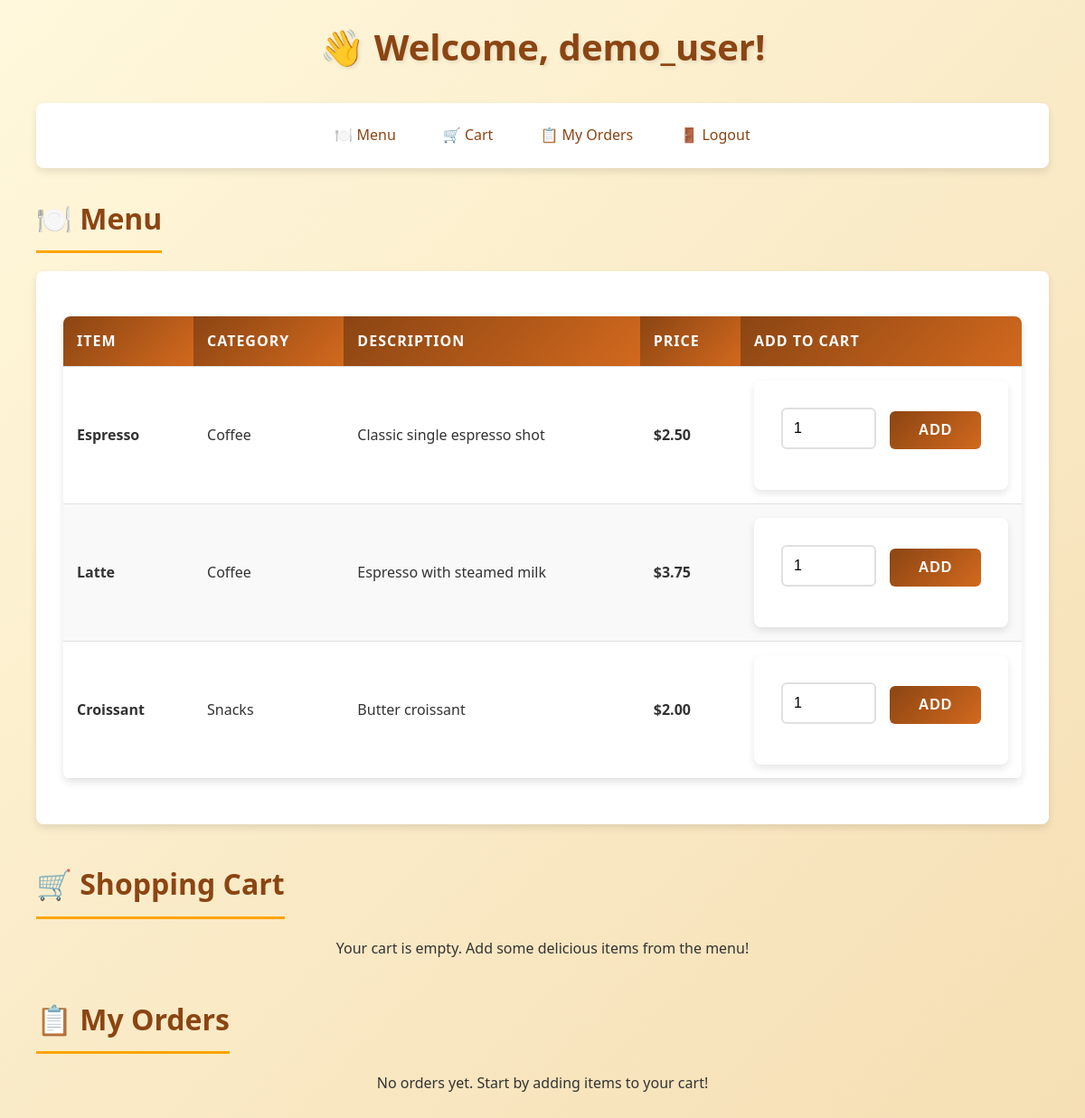
/user/dashboard.php (signed in), run on the app's committed database.
### tables this page shows
CREATE TABLE menu_items (
    id INT AUTO_INCREMENT PRIMARY KEY,
    category_id INT,
    name VARCHAR(100) NOT NULL,
    description TEXT,
    price DECIMAL(10,2) NOT NULL DEFAULT 0,
    FOREIGN KEY (category_id) REFERENCES categories(id)
);

CREATE TABLE categories (
    id INT AUTO_INCREMENT PRIMARY KEY,
    name VARCHAR(100) NOT NULL,
    description TEXT
);

### user/dashboard.php (the view, shortened to what this page needs)
<?php
global $conn;
$username = $_SESSION['username'] ?? 'Guest';
$userFullname = $_SESSION['fullname'] ?? $username;
$menuItems = [];
$result = $conn->query(
    'SELECT m.id, m.name, m.description, m.price, c.name AS category
     FROM menu_items m
     LEFT JOIN categories c ON m.category_id = c.id
     ORDER BY c.name, m.name'
);
if ($result) {
    while ($row = $result->fetch_assoc()) {
        $menuItems[] = $row;
    }
}
$cartItems = [];
$orderHistory = [];
?>
<!DOCTYPE html>
<html lang="en">
<head>
    <link rel="stylesheet" href="../style.css">
</head>
<body>
    <div class="container">
        <h1>👋 Welcome, <?= htmlspecialchars($userFullname, ENT_QUOTES); ?>!</h1>
        <div class="nav">
            <a href="#menu">🍽️ Menu</a>
            <a href="#cart">🛒 Cart</a>
            <a href="#orders">📋 My Orders</a>
            <a href="logout.php">🚪 Logout</a>
        </div>
        <section id="menu">
            <h2>🍽️ Menu</h2>
            <?php if (empty($menuItems)): ?>
                <p class="text-center">No menu items available at the moment.</p>
            <?php else: ?>
                <div class="card">
                    <table>
                        <thead>
                            <tr>
                                <th>Item</th>
                                <th>Category</th>
                                <th>Description</th>
                                <th>Price</th>
                                <th>Add to Cart</th>
                            </tr>
                        </thead>
                        <tbody>
                            <?php foreach ($menuItems as $item): ?>
                                <tr>
                                    <td><strong><?= htmlspecialchars($item['name'], ENT_QUOTES); ?></strong></td>
                                    <td><?= htmlspecialchars($item['category'] ?? 'Uncategorized', ENT_QUOTES); ?></td>
                                    <td><?= htmlspecialchars($item['description'] ?? '', ENT_QUOTES); ?></td>
                                    <td><strong>$<?= number_format((float) $item['price'], 2); ?></strong></td>
                                    <td>
                                        <form method="post" class="form-row">
                                            <input type="number" name="quantity" value="1" min="1" max="10" style="width: 60px;">
                                            <button type="submit">Add</button>
                                        </form>
                                    </td>
                                </tr>
                            <?php endforeach; ?>
                        </tbody>
                    </table>
                </div>
            <?php endif; ?>
        </section>
        <section id="cart">
            <h2>🛒 Shopping Cart</h2>
            <?php if (empty($cartItems)): ?>
                <p class="text-center">Your cart is empty. Add some delicious items from the menu!</p>
            <?php endif; ?>
        </section>
        <section id="orders">
            <h2>📋 My Orders</h2>
            <?php if (empty($orderHistory)): ?>
                <p class="text-center">No orders yet. Start by adding items to your cart!</p>
            <?php endif; ?>
        </section>
    </div>
</body>
</html>

### style.css (style rules this page uses)
:root { --primary-color: #8B4513; --secondary-color: #FFA500; --accent-color: #D2691E; --light-bg: #FFF8DC; --dark-bg: #F5DEB3; --text-color: #333; --light-text: #fff; --error-color: #DC143C; --success-color: #228B22; --shadow: 0 4px 8px rgba(0, 0, 0, 0.1); --border-radius: 8px; --transition: all 0.3s ease; }
* { box-sizing: border-box; margin: 0; padding: 0; }
body { font-family: 'Segoe UI', Tahoma, Geneva, Verdana, sans-serif; line-height: 1.6; color: var(--text-color); background: linear-gradient(135deg, var(--light-bg) 0%, var(--dark-bg) 100%); min-height: 100vh; padding: 20px; }
h1, h2, h3 { color: var(--primary-color); margin-bottom: 20px; text-align: center; font-weight: 600; }
h1 { font-size: 2.5rem; margin-bottom: 30px; text-shadow: 2px 2px 4px rgba(0, 0, 0, 0.1); }
h2 { font-size: 2rem; margin-bottom: 20px; }
.container { max-width: 1200px; margin: 0 auto; padding: 0 20px; }
.card { background: var(--light-text); border-radius: var(--border-radius); box-shadow: var(--shadow); padding: 30px; margin-bottom: 30px; transition: var(--transition); }
form { background: var(--light-text); padding: 30px; border-radius: var(--border-radius); box-shadow: var(--shadow); transition: var(--transition); }
input, textarea, select, button { width: 100%; padding: 12px; margin-bottom: 15px; border: 2px solid #e0e0e0; border-radius: 6px; font-size: 1rem; transition: var(--transition); }
button { background: linear-gradient(135deg, var(--primary-color), var(--accent-color)); color: var(--light-text); cursor: pointer; border: none; font-weight: 600; text-transform: uppercase; letter-spacing: 1px; transition: var(--transition); }
.nav { background: var(--light-text); padding: 15px 20px; border-radius: var(--border-radius); box-shadow: var(--shadow); margin-bottom: 30px; display: flex; justify-content: center; flex-wrap: wrap; gap: 20px; }
.nav a { color: var(--primary-color); text-decoration: none; font-weight: 500; padding: 8px 16px; border-radius: 20px; transition: var(--transition); position: relative; }
.nav a::after { content: ''; position: absolute; bottom: 0; left: 50%; width: 0; height: 2px; background: var(--secondary-color); transition: var(--transition); transform: translateX(-50%); }
table { width: 100%; border-collapse: collapse; margin: 20px 0; background: var(--light-text); border-radius: var(--border-radius); overflow: hidden; box-shadow: var(--shadow); }
th, td { padding: 15px; text-align: left; border-bottom: 1px solid #e0e0e0; }
th { background: linear-gradient(135deg, var(--primary-color), var(--accent-color)); color: var(--light-text); font-weight: 600; text-transform: uppercase; letter-spacing: 1px; }
tbody tr:nth-child(even) { background: #f9f9f9; }
section { margin-bottom: 40px; }
section h2 { border-bottom: 3px solid var(--secondary-color); padding-bottom: 10px; display: inline-block; }
.form-row { display: flex; gap: 15px; align-items: end; }
.form-row>* { flex: 1; }
.text-center { text-align: center; }

### data on the page
menu_items: name "Espresso", category.name "Coffee", description "Classic single espresso shot", price "2.50"
menu_items: name "Latte", category.name "Coffee", description "Espresso with steamed milk", price "3.75"
menu_items: name "Croissant", category.name "Snacks", description "Butter croissant", price "2.00"

### other printed values
$userFullname "demo_user"
